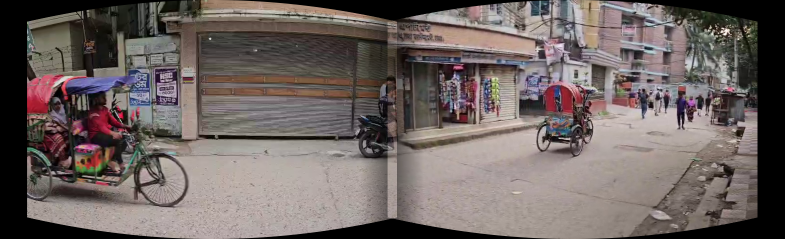
#> input picture output/smoke_test/panorama.png, 1569 x 478 px (shown at 1/2 size)
$ python farme_panaroma_image.py output/smoke_test
#> lines starting #> are read from the running program, lines starting #| are printed output that depends on the picture; after the words box and inside, x2 and y2 are one past the last pixel; in counts of white or black regions, pixels touching at a corner belong together
"""
Traditional Panorama Image Creation Pipeline
=============================================
Step 4  : Overlap Check       — verify 25-40% overlap between adjacent frames
Step 5  : Feature Detection   — ORB keypoints + descriptors on each frame pair
Step 6  : Image Alignment     — BFMatcher + Lowe ratio test + RANSAC homography
Step 7  : Warping             — cumulative homographies, single-pass warpPerspective
Step 8  : Blending            — distance-transform feather blend (all frames at once)
Step 9  : Cropping            — remove black borders
Step 10 : Enhancement         — CLAHE contrast, unsharp sharpen, brightness
Step 11 : Save                — write panorama as JPG or PNG

KEY FIX over naive approach:
  Each frame is matched against the PREVIOUS frame only (not the full
  growing panorama), giving a clean local transform H_i.  All H_i are
  composed into cumulative H_cum[i] = H_cum[i-1] @ H_i so every frame
  is expressed in frame-0 coordinate space.  Then every frame is warped
  onto a single pre-computed canvas in one shot and blended together —
  no error accumulation, no canvas height drift.
"""

import cv2
import os
import glob
import argparse
import numpy as np


# =============================================================================
# STEP 5 — Feature Detection (ORB)
# =============================================================================
# [108 lines left out: functions detect_features, align_pair, estimate_overlap, not called in this run]


# =============================================================================
# STEP 7 — Canvas Sizing (from cumulative homographies)
# =============================================================================
def compute_canvas(frames, H_cum):
    """
    Project every frame's four corners through its cumulative homography to
    find the total bounding box that covers the entire panorama.

    Returns (canvas_w, canvas_h, T) where T is the translation matrix that
    shifts all coordinates into positive (canvas) space.
    """
    all_corners = []
    for i, frame in enumerate(frames):
        h, w = frame.shape[:2]
        corners = np.float32([[0,0],[w,0],[w,h],[0,h]]).reshape(-1, 1, 2)
        all_corners.append(cv2.perspectiveTransform(corners, H_cum[i]))

    pts   = np.concatenate(all_corners, axis=0)
    x_min = int(np.floor(pts[:, 0, 0].min()))
    y_min = int(np.floor(pts[:, 0, 1].min()))
    x_max = int(np.ceil (pts[:, 0, 0].max()))
    y_max = int(np.ceil (pts[:, 0, 1].max()))

    T = np.array([[1, 0, -x_min],
                  [0, 1, -y_min],
                  [0, 0,      1]], dtype=np.float64)

    return x_max - x_min, y_max - y_min, T


# =============================================================================
# STEP 8 — Blending (distance-transform feather weights)
# =============================================================================
def blend_all_frames(frames, H_cum, canvas_w, canvas_h, T):
    """
    Warp every frame onto the canvas and blend them using distance-transform
    weights — the standard feathering technique in traditional panorama tools.

    For each warped frame:
      1. Build a binary mask of valid (non-black) pixels.
      2. Run distanceTransform: every valid pixel gets a weight equal to its
         Euclidean distance to the nearest border/black pixel.
         → Pixels near the frame centre have HIGH weight (they are reliable).
         → Pixels near the seam edge have LOW weight (they may be distorted).
      3. Accumulate   accum  += warped * weight
                      weight_sum += weight
      4. After all frames: final pixel = accum / weight_sum

    This weighted average automatically creates a smooth, natural transition
    across every seam — no hard edges, no visible stitching lines.
    """
    accum      = np.zeros((canvas_h, canvas_w, 3), dtype=np.float64)
    weight_sum = np.zeros((canvas_h, canvas_w),    dtype=np.float64)

    for i, frame in enumerate(frames):
        warped = cv2.warpPerspective(frame, T @ H_cum[i], (canvas_w, canvas_h))

        mask = (warped.sum(axis=2) > 0).astype(np.uint8) * 255
        dist = cv2.distanceTransform(mask, cv2.DIST_L2, 5).astype(np.float64)

        accum      += warped.astype(np.float64) * dist[:, :, np.newaxis]
        weight_sum += dist

        if (i + 1) % 5 == 0:
            print(f"    Blended {i+1}/{len(frames)} frames...")

    weight_sum = np.maximum(weight_sum, 1e-6)
    return (accum / weight_sum[:, :, np.newaxis]).clip(0, 255).astype(np.uint8)


# =============================================================================
# STEP 9 — Cropping
# =============================================================================
def crop_black_borders(image):
    """
    Find the bounding rectangle of all non-black content and crop to it.
    Removes the black regions introduced by warpPerspective at canvas edges.
    """
    gray = cv2.cvtColor(image, cv2.COLOR_BGR2GRAY)
    _, thresh = cv2.threshold(gray, 1, 255, cv2.THRESH_BINARY)

    contours, _ = cv2.findContours(thresh, cv2.RETR_EXTERNAL, cv2.CHAIN_APPROX_SIMPLE)
    if not contours:
        return image

    x, y, w, h = cv2.boundingRect(np.concatenate(contours))
    return image[y:y+h, x:x+w]


# =============================================================================
# STEP 10 — Final Enhancement
# =============================================================================
def enhance_image(image):
    """
    10a. CLAHE on LAB luminance channel — improves local contrast without
         shifting colours (works on L only, leaves a and b untouched).
    10b. Unsharp mask — sharpened = 1.5 * image - 0.5 * blurred
         Amplifies high-frequency edges (fine detail, lines, text).
    10c. convertScaleAbs(alpha, beta) — gentle contrast stretch + brightness.
    """
    lab = cv2.cvtColor(image, cv2.COLOR_BGR2LAB)
    l, a, b = cv2.split(lab)
    clahe = cv2.createCLAHE(clipLimit=2.0, tileGridSize=(8, 8))
    l     = clahe.apply(l)
    enhanced  = cv2.cvtColor(cv2.merge([l, a, b]), cv2.COLOR_LAB2BGR)

    blurred   = cv2.GaussianBlur(enhanced, (0, 0), sigmaX=3)
    sharpened = cv2.addWeighted(enhanced, 1.5, blurred, -0.5, 0)

    return cv2.convertScaleAbs(sharpened, alpha=1.05, beta=5)


# =============================================================================
# STEP 11 — Save
# =============================================================================
def save_panorama(image, output_path):
    ext    = os.path.splitext(output_path)[1].lower()
    params = ([cv2.IMWRITE_PNG_COMPRESSION, 3]  if ext == ".png"
              else [cv2.IMWRITE_JPEG_QUALITY, 95])
    os.makedirs(os.path.dirname(os.path.abspath(output_path)), exist_ok=True)
    cv2.imwrite(output_path, image, params)
    h, w = image.shape[:2]
    print(f"  Saved  : {output_path}")
    print(f"  Size   : {w} x {h} px")


# =============================================================================
# MAIN PIPELINE
# =============================================================================
def build_panorama(frames_dir, output_path, step=3, max_features=3000, min_matches=10):
    paths = sorted(glob.glob(os.path.join(frames_dir, "*.jpg")))
    if not paths:
        paths = sorted(glob.glob(os.path.join(frames_dir, "*.png")))
    if not paths:
        raise FileNotFoundError(f"No frames found in: {frames_dir}")

    paths = paths[::step]

    print(f"\n{'='*60}")
    print(f" Traditional Panorama Pipeline")
    print(f"{'='*60}")
    print(f" Frames    : {len(paths)}  (every {step}th frame)")
    print(f" Features  : {max_features}  min-matches={min_matches}")
    print(f"{'='*60}\n")

    # Load all frames into memory
    frames = [cv2.imread(p) for p in paths]
    frames = [f for f in frames if f is not None]
    N = len(frames)

    # ── Steps 5 & 6: pairwise H (frame[i] → frame[i-1]) ─────────────────────
    print("[ Phase 1 ] Feature detection & pairwise alignment")
    H_pair = [np.eye(3, dtype=np.float64)]   # frame 0 = reference (identity)

    for i in range(1, N):
        prev, curr = frames[i-1], frames[i]
        h_p, w_p   = prev.shape[:2]
        h_c, w_c   = curr.shape[:2]

        # Step 5 — detect on both frames
        kp_prev, des_prev = detect_features(prev, max_features)
        kp_curr, des_curr = detect_features(curr, max_features)

        if des_prev is None or des_curr is None:
            print(f"  [{i:03d}] No descriptors — identity used")
            H_pair.append(np.eye(3, dtype=np.float64))
            continue

        # Step 6 — align curr → prev
        H, inliers, good = align_pair(kp_curr, des_curr, kp_prev, des_prev, min_matches)

        if H is None:
            print(f"  [{i:03d}] Too few matches ({len(good)}) — identity used")
            H_pair.append(np.eye(3, dtype=np.float64))
            continue

        # Step 4 — overlap check
        ov  = estimate_overlap(H, w_c, h_c, w_p, h_p)
        tag = "OK" if 15 <= ov <= 70 else "warn"
        print(f"  [{i:03d}] matches={len(good):4d}  inliers={inliers:4d}  overlap={ov:5.1f}% [{tag}]")
        H_pair.append(H)

    # Cumulative homographies — all frames in frame-0 space
    H_cum = [np.eye(3, dtype=np.float64)]
    for i in range(1, N):
        H_cum.append(H_cum[i-1] @ H_pair[i])

    # Step 7 — compute canvas size from all projected corners
    print(f"\n[ Phase 2 ] Warping & blending")
    canvas_w, canvas_h, T = compute_canvas(frames, H_cum)
    print(f"  Canvas     : {canvas_w} x {canvas_h} px")

    # Guard against degenerate canvas (e.g. bad H composition)
    MAX_DIM = 50000
    if canvas_w > MAX_DIM or canvas_h > MAX_DIM:
        raise RuntimeError(
            f"Canvas {canvas_w}x{canvas_h} is too large — "
            "transforms may have diverged. Try a larger --step value."
        )

    # Step 8 — warp all frames + distance-transform feather blend
    panorama = blend_all_frames(frames, H_cum, canvas_w, canvas_h, T)
    print(f"  Blended    : {panorama.shape[1]} x {panorama.shape[0]} px")

    # Step 9 — crop black borders
    print(f"\n[ Phase 3 ] Post-processing")
    panorama = crop_black_borders(panorama)
    print(f"  Step 9  Cropped    : {panorama.shape[1]} x {panorama.shape[0]} px")

    # Step 10 — enhance
    panorama = enhance_image(panorama)
    print(f"  Step 10 Enhanced   : {panorama.shape[1]} x {panorama.shape[0]} px")

    # Step 11 — save
    print(f"  Step 11 Saving...")
    save_panorama(panorama, output_path)
    print(f"{'='*60}\n")
    return panorama


def main():
    parser = argparse.ArgumentParser(
        description="Traditional panorama — Steps 4-11"
    )
    parser.add_argument("frames_dir",
                        help="Directory of extracted frames")
    parser.add_argument("-o", "--output", default="panorama.jpg",
                        help="Output path (default: panorama.jpg)")
    parser.add_argument("-s", "--step", type=int, default=3,
                        help="Use every Nth frame (default: 3)")
    parser.add_argument("-f", "--features", type=int, default=3000,
                        help="Max ORB keypoints per image (default: 3000)")
    parser.add_argument("-m", "--min-matches", type=int, default=10,
                        help="Min inlier matches to accept a pair (default: 10)")
    args = parser.parse_args()

    build_panorama(
        frames_dir  = args.frames_dir,
        output_path = args.output,
        step        = args.step,
        max_features= args.features,
        min_matches = args.min_matches,
    )
#> in build_panorama, `frames = [cv2.imread(p) for p in paths]`: frames = 1 item
#> in build_panorama, `N = len(frames)`: N = 1
#> after the loop in build_panorama, `for i in range(1, N):`: H_pair = [[[1, 0, 0], [0, 1, 0], [0, 0, 1]]]
#> the loop in compute_canvas, `for i, frame in enumerate(frames):` made 1 pass
#> (h, w, corners) on pass 1: (478, 1569, [[0, 0], [1569, 0], [1569, 478], [0, 478]])
#> after the loop in compute_canvas, `for i, frame in enumerate(frames):`: all_corners = [[[0, 0], [1569, 0], [1569, 478], [0, 478]]]
#> in compute_canvas, `pts   = np.concatenate(all_corners, axis=0)`: pts = [[0, 0], [1569, 0], [1569, 478], [0, 478]]
#> in compute_canvas, `x_min = int(np.floor(pts[:, 0, 0].min()))`: x_min = 0
#> in compute_canvas, `x_max = int(np.ceil (pts[:, 0, 0].max()))`: x_max = 1569
#> in compute_canvas, `y_max = int(np.ceil (pts[:, 0, 1].max()))`: y_max = 478
#> in compute_canvas, `T = np.array([[1, 0, -x_min], [0, 1, -y_min], [0, 0,      1]], dtype=n..`: T = [[1, 0, 0], [0, 1, 0], [0, 0, 1]]
#> in build_panorama, `canvas_w, canvas_h, T = compute_canvas(frames, H_cum)`: canvas_w = 1569; canvas_h = 478; T = [[1, 0, 0], [0, 1, 0], [0, 0, 1]]
#|   Canvas     : 1569 x 478 px
#> in blend_all_frames, `accum      = np.zeros((canvas_h, canvas_w, 3), dtype=np.float64)`: accum: shape (478, 1569, 3) float64; every value is 0
#> in blend_all_frames, `weight_sum = np.zeros((canvas_h, canvas_w),    dtype=np.float64)`: weight_sum: shape (478, 1569) float64; every value is 0
#> the loop in blend_all_frames, `for i, frame in enumerate(frames):` made 1 pass
#> pass 1, in blend_all_frames, `mask = (warped.sum(axis=2) > 0).astype(np.uint8) * 255`:
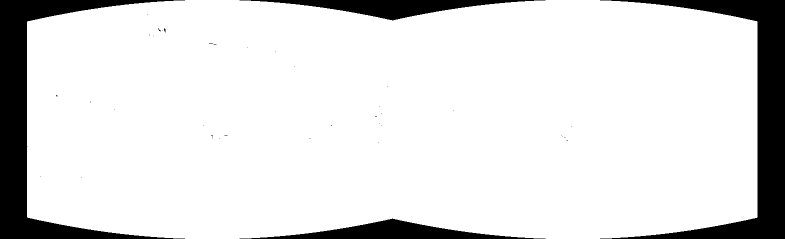
#> mask: shape (478, 1569) (shown at 1/2 size); 87.7% white; 41 black regions (37 under 20 px), largest, box (x1, y1, x2, y2) and area: (0, 0, 370, 478) 36349, (1200, 0, 1569, 478) 36261, (479, 0, 1091, 41) 9713, (479, 437, 1091, 478) 9684
#> pass 1, in blend_all_frames, `accum      += warped.astype(np.float64) * dist[:, :, np.newaxis]`:
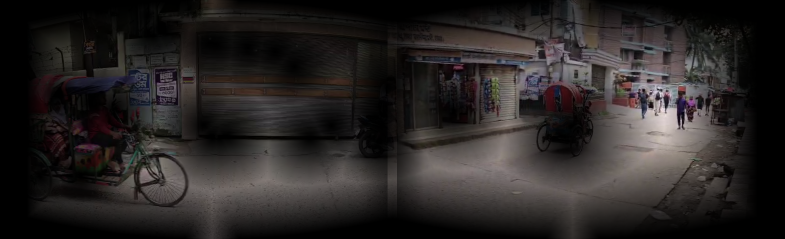
#> accum: shape (478, 1569, 3) float64 (shown at 1/2 size); mean of channels 0, 1, 2 6311.1, 6432.4, 7042.7; drawn with min black and max white
#> in blend_all_frames, returned value is the input picture: shape (478, 1569, 3); mean B, G, R 97.8, 100.4, 110.5
#|   Blended    : 1569 x 478 px
#> in crop_black_borders, `gray = cv2.cvtColor(image, cv2.COLOR_BGR2GRAY)`:
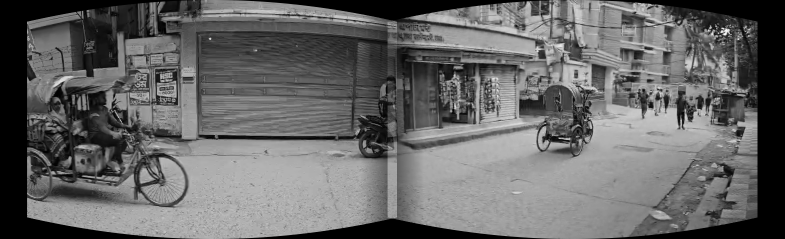
#> gray: shape (478, 1569) (shown at 1/2 size); min 0, max 255, mean 103.1
#> in crop_black_borders, `_, thresh = cv2.threshold(gray, 1, 255, cv2.THRESH_BINARY)`: thresh: shape (478, 1569); 87.7% white; 118 black regions (111 under 20 px)
#> in crop_black_borders, `contours, _ = cv2.findContours(thresh, cv2.RETR_EXTERNAL, cv2.CHAIN_AP..`: contours = 1 contour; box (x1, y1, x2, y2) and area: (54, 0, 1515, 478) 656104
#> in crop_black_borders, `x, y, w, h = cv2.boundingRect(np.concatenate(contours))`: x = 54; y = 0; w = 1461; h = 478
#> in crop_black_borders, `return image[y:y+h, x:x+w]`:
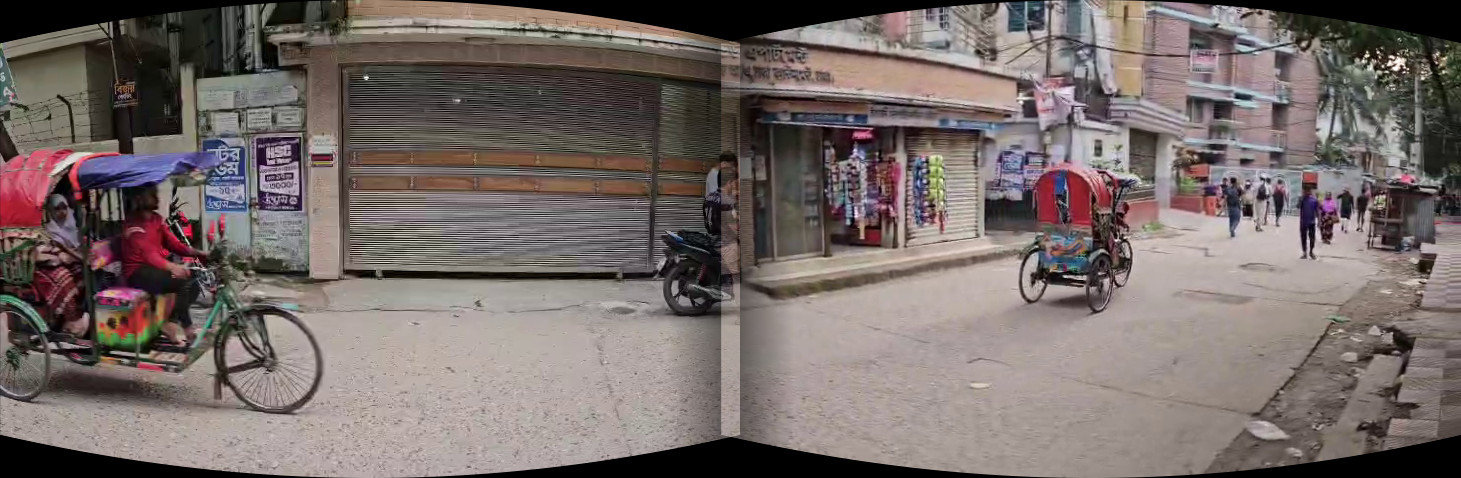
#> returned value: shape (478, 1461, 3); mean of channels 0, 1, 2 105.1, 107.8, 118.7; drawn as B, G, R
#|   Step 9  Cropped    : 1461 x 478 px
#> in enhance_image, `lab = cv2.cvtColor(image, cv2.COLOR_BGR2LAB)`: lab: shape (478, 1461, 3); mean of channels 0, 1, 2 116.5, 131.8, 131.2
#> in enhance_image, `l, a, b = cv2.split(lab)`:
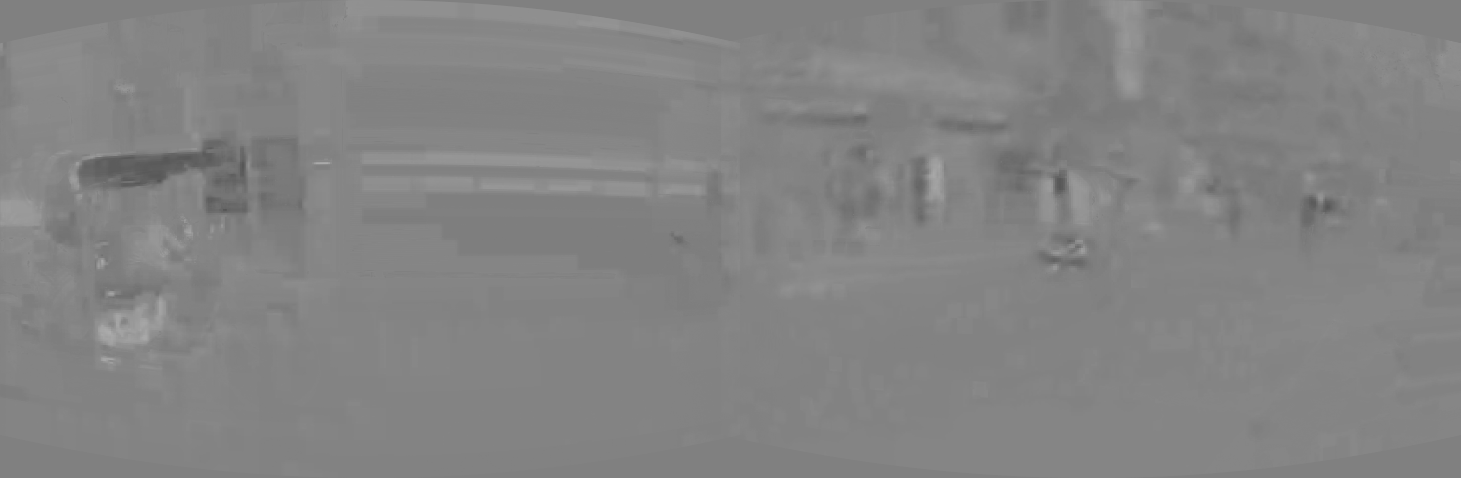
#> b: shape (478, 1461); min 85, max 172, mean 131.2
#> in enhance_image, `blurred   = cv2.GaussianBlur(enhanced, (0, 0), sigmaX=3)`:
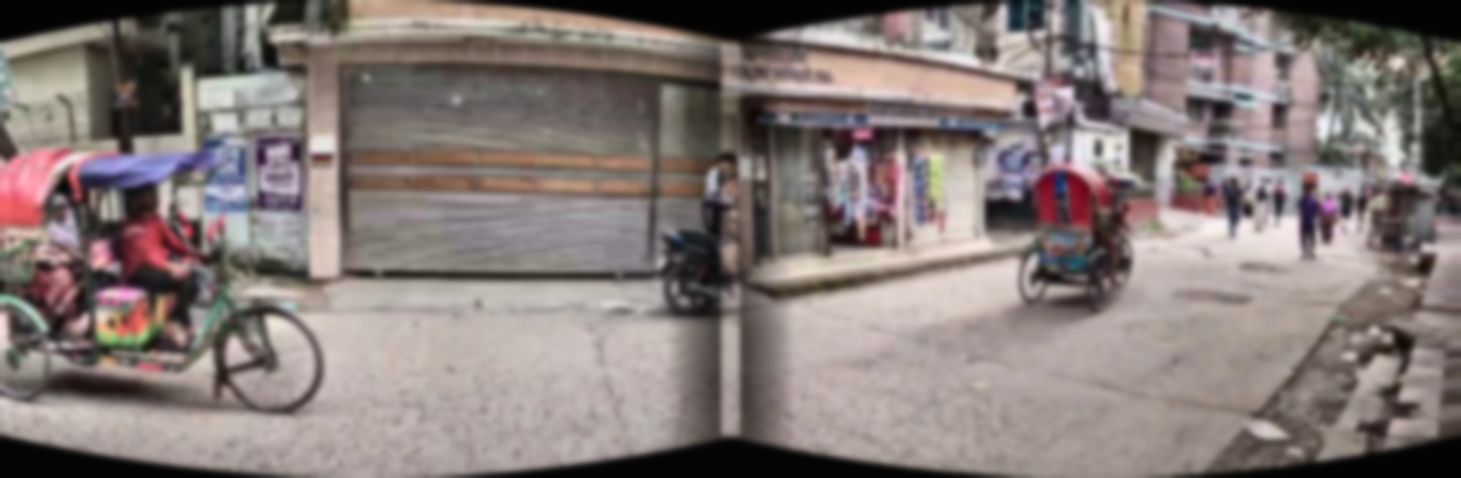
#> blurred: shape (478, 1461, 3); mean B, G, R 119.3, 122.3, 133.2
#> in enhance_image, `sharpened = cv2.addWeighted(enhanced, 1.5, blurred, -0.5, 0)`:
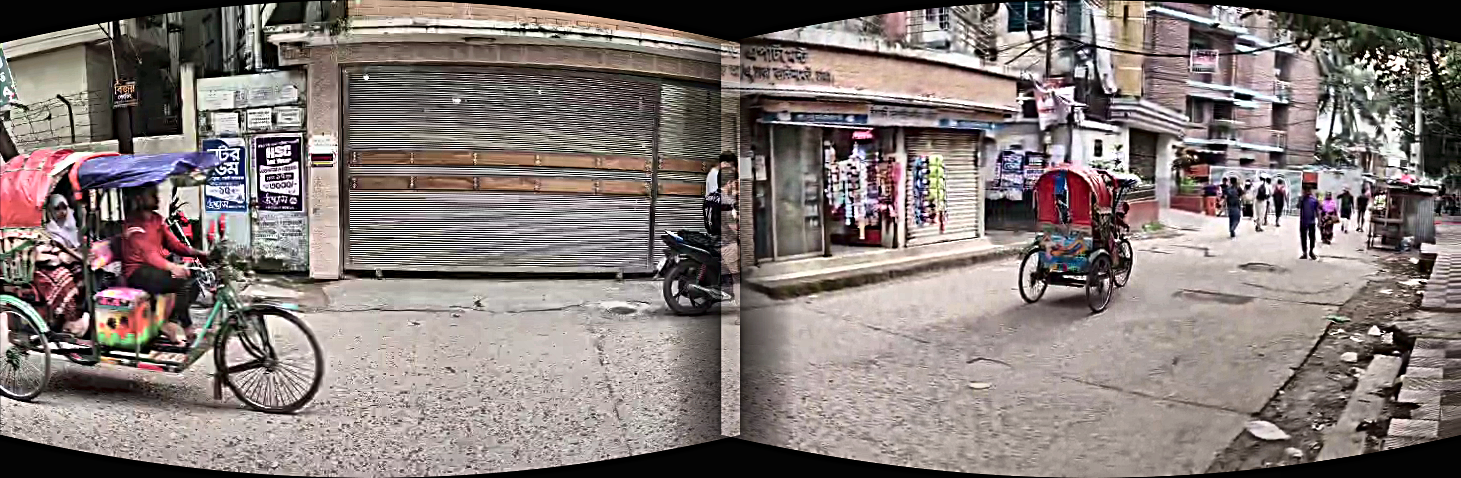
#> sharpened: shape (478, 1461, 3); mean B, G, R 119.6, 122.6, 133.1
#|   Step 10 Enhanced   : 1461 x 478 px
#> in save_panorama, `params = ([cv2.IMWRITE_PNG_COMPRESSION, 3]  if ext == ".png" else [cv2..`: params = [1, 95]
#|   Size   : 1461 x 478 px


if __name__ == "__main__":
    main()
